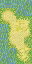

A level layout from a 2D game, rendered from its tile map. Below: a short description, then the map file with its tile-grid data intact:
An orthogonal 2x4 tile map with 16x16 px tiles, 1 tile layer (Tile Layer 1).

<map version="1.5" tiledversion="1.7.2" orientation="orthogonal" renderorder="right-down" width="2" height="4" tilewidth="16" tileheight="16" infinite="0" nextlayerid="2" nextobjectid="1">
 <tileset firstgid="1" name="UpdatedVillage.png" tilewidth="16" tileheight="16" tilecount="1024" columns="32">
  <image source="UpdatedVillage.png" trans="ffffff" width="512" height="512" />
 </tileset>
 <layer id="1" name="Tile Layer 1" width="2" height="4">
  <properties>
   <property name="Main" value="" />
  </properties>
  <data>
   <tile gid="141" />
   <tile gid="129" />
   <tile gid="231" />
   <tile gid="555" />
   <tile gid="171" />
   <tile gid="273" />
   <tile gid="129" />
   <tile gid="491" />
  </data>
 </layer>
</map>
